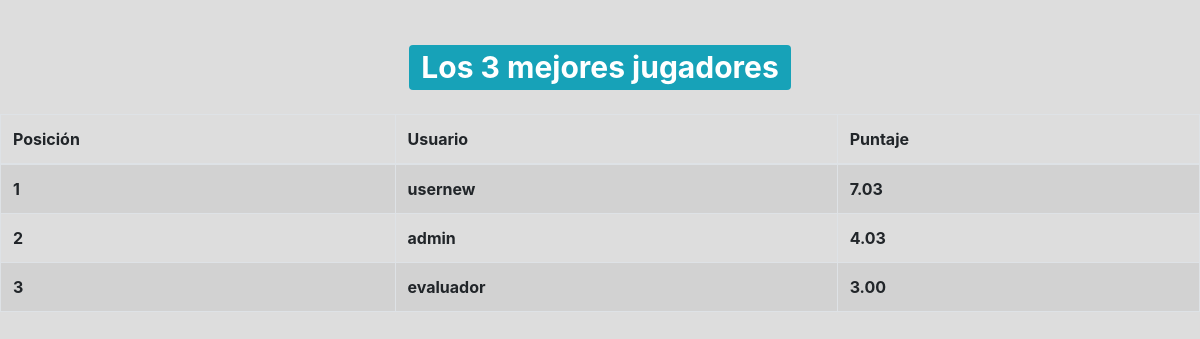
The app's page /tablero (signed in) with its own data.
### app/models.py (models this page shows, shortened)
class QuizUsuario(models.Model):
    usuario = models.OneToOneField(User, on_delete=models.CASCADE)
    puntaje_total = models.DecimalField(verbose_name='puntaje total',default=0,decimal_places=2,max_digits=4)

### app/views.py (the view)
# urls.py: path('tablero', views.tablero, name="tablero"),
@login_required
def tablero(request):
    total_usuarios_quiz = QuizUsuario.objects.order_by('-puntaje_total')[:10]
    contador = total_usuarios_quiz.count()
    context = {
        'usuario_quiz':total_usuarios_quiz,
        'contar_user':contador
    }
    return render(request,'Play/tablero.html',context)

### app/templates/Play/tablero.html (shortened to what this page needs)
 {% extends 'base.html' %}
          {% block contenido %}
        </div>
    <div>
        <div class="container">
            <h1 class="text-center my-4">
                <span class="badge badge-info">
                    Los {{contar_user}} mejores jugadores
                </span>
            </h1>
        </div>
        <table class="table table-striped table-bordered">
            <thead>
                <tr>
                    <th>Posición</th>
                    <th>Usuario</th>
                    <th>Puntaje</th>
                </tr>
            </thead>
            <tbody>
                {% for user_quiz in usuario_quiz %}
                <tr>
                    <th>
                        {{forloop.counter}}
                    </th>
                    <th>
                        {{user_quiz.usuario.username}}
                    </th>
                    <th>
                        {{user_quiz.puntaje_total}}
                    </th>
                </tr>
                {% endfor %}
            </tbody>
        </table>
        {% endblock %}

### app/static/app/css/syles.css (style rules this page uses)
* { box-sizing: border-box; }
:root { --app-container: #f3f6fd; --main-color: #1f1c2e; --secondary-color: #4A4A4A; --link-color: #1f1c2e; --link-color-hover: #c3cff4; --link-color-active: #fff; --link-color-active-bg: #1f1c2e; --projects-section: #fff; --message-box-hover: #fafcff; --message-box-border: #e9ebf0; --more-list-bg: #fff; --more-list-bg-hover: #f6fbff; --more-list-shadow: rgba(209, 209, 209, 0.4); --button-bg: #1f1c24; --search-area-bg: #fff; --star: #1ff1c2e; --message-btn: #fff; }
html, body { width: 100%; margin: 0; height: 100%; flex-direction: column; }
body { padding: 0; box-sizing: border-box; display: flex; margin: 0; }
body { background-color: #ddd; }
.container { margin: center; display: table; }
.text-center { text-align: center; }

### records on screen
QuizUsuario: usuario.username "usernew", puntaje_total "7.03"
QuizUsuario: usuario.username "admin", puntaje_total "4.03"
QuizUsuario: usuario.username "evaluador", puntaje_total "3.00"

### other values on screen
{{ contar_user }} "3"
